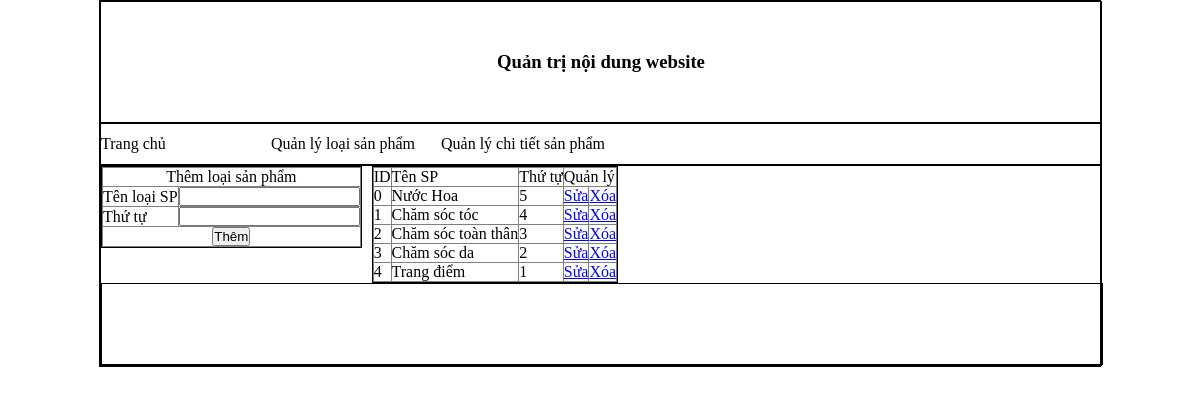
Screenshot of /admincp/index.php?quanly=quanlyloaisp&ac=them with the database file from the repository.
### tables this page shows
CREATE TABLE `loaisp` (
  `id_loaisp` int(11) NOT NULL,
  `tenloaisp` varchar(255) NOT NULL,
  `thutu` int(100) NOT NULL
);

### admincp/modules/quanlyloaisp/lietke.php (the view)
<?php
	$sql="Select * from loaisp order by id_loaisp desc";
	$run=mysql_query($sql);
?>
<table width="100%" border="1">
	<tr>
		<td>ID</td>
		<td>Tên SP</td>
		<td>Thứ tự</td>
		<td colspan="2">Quản lý</td>
	</tr>
	<?php
		$i=0;
		while ($dong=mysql_fetch_array($run)) {
	?>
	<tr>
		<td><?php echo $i; ?></td>
		<td><?php echo $dong['tenloaisp'] ?></td>
		<td><?php echo $dong['thutu']?></td>
		<td><a href="index.php?quanly=quanlyloaisp&ac=sua&id=<?php echo $dong['id_loaisp']?>">Sửa</a></td>
		<td><a href="modules/quanlyloaisp/xuly.php/?id=<?php echo $dong['id_loaisp'] ?>">Xóa</a></td>
	</tr>
	<?php
		$i++;
		}
	?>
</table>

### admincp/style/css.css (style rules this page uses)
table { border-collapse: collapse; }
* { padding: 0; margin: 0; }

### rows the page displays
loaisp: tenloaisp "Nước Hoa", thutu "5"
loaisp: tenloaisp "Chăm sóc tóc", thutu "4"
loaisp: tenloaisp "Chăm sóc toàn thân", thutu "3"
loaisp: tenloaisp "Chăm sóc da", thutu "2"
loaisp: tenloaisp "Trang điểm", thutu "1"
